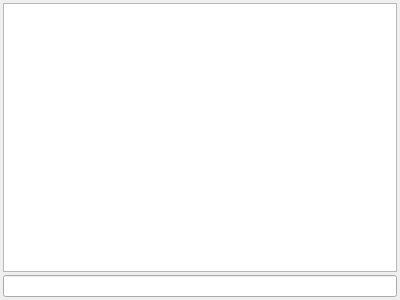
<?xml version="1.0" encoding="UTF-8"?>
<ui version="4.0">
 <class>SolarusGui::Console</class>
 <widget class="QWidget" name="SolarusGui::Console">
  <property name="geometry">
   <rect>
    <x>0</x>
    <y>0</y>
    <width>400</width>
    <height>300</height>
   </rect>
  </property>
  <layout class="QVBoxLayout" name="verticalLayout">
   <property name="spacing">
    <number>3</number>
   </property>
   <property name="leftMargin">
    <number>3</number>
   </property>
   <property name="topMargin">
    <number>3</number>
   </property>
   <property name="rightMargin">
    <number>3</number>
   </property>
   <property name="bottomMargin">
    <number>3</number>
   </property>
   <item>
    <widget class="QPlainTextEdit" name="log_view">
     <property name="readOnly">
      <bool>true</bool>
     </property>
     <property name="maximumBlockCount">
      <number>10000</number>
     </property>
    </widget>
   </item>
   <item>
    <widget class="SolarusGui::ConsoleLineEdit" name="command_field">
     <property name="toolTip">
      <string>Run Lua code to the quest</string>
     </property>
    </widget>
   </item>
  </layout>
 </widget>
 <customwidgets>
  <customwidget>
   <class>SolarusGui::ConsoleLineEdit</class>
   <extends>QLineEdit</extends>
   <header>solarus/gui/console_line_edit.h</header>
  </customwidget>
 </customwidgets>
 <resources/>
 <connections/>
</ui>
